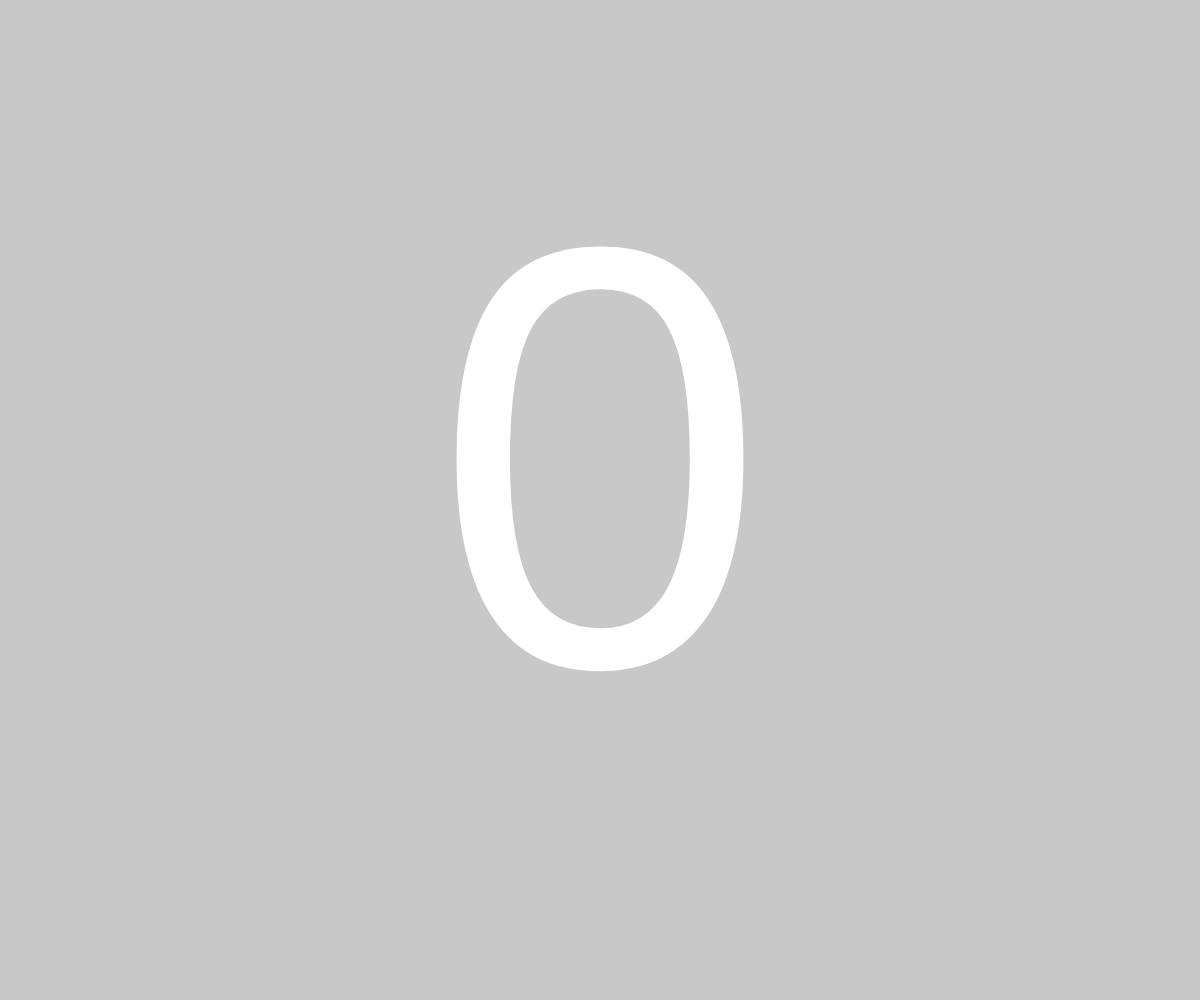
Frame 1 (no input)
Frame 60 (no input): identical to frame 1, image omitted
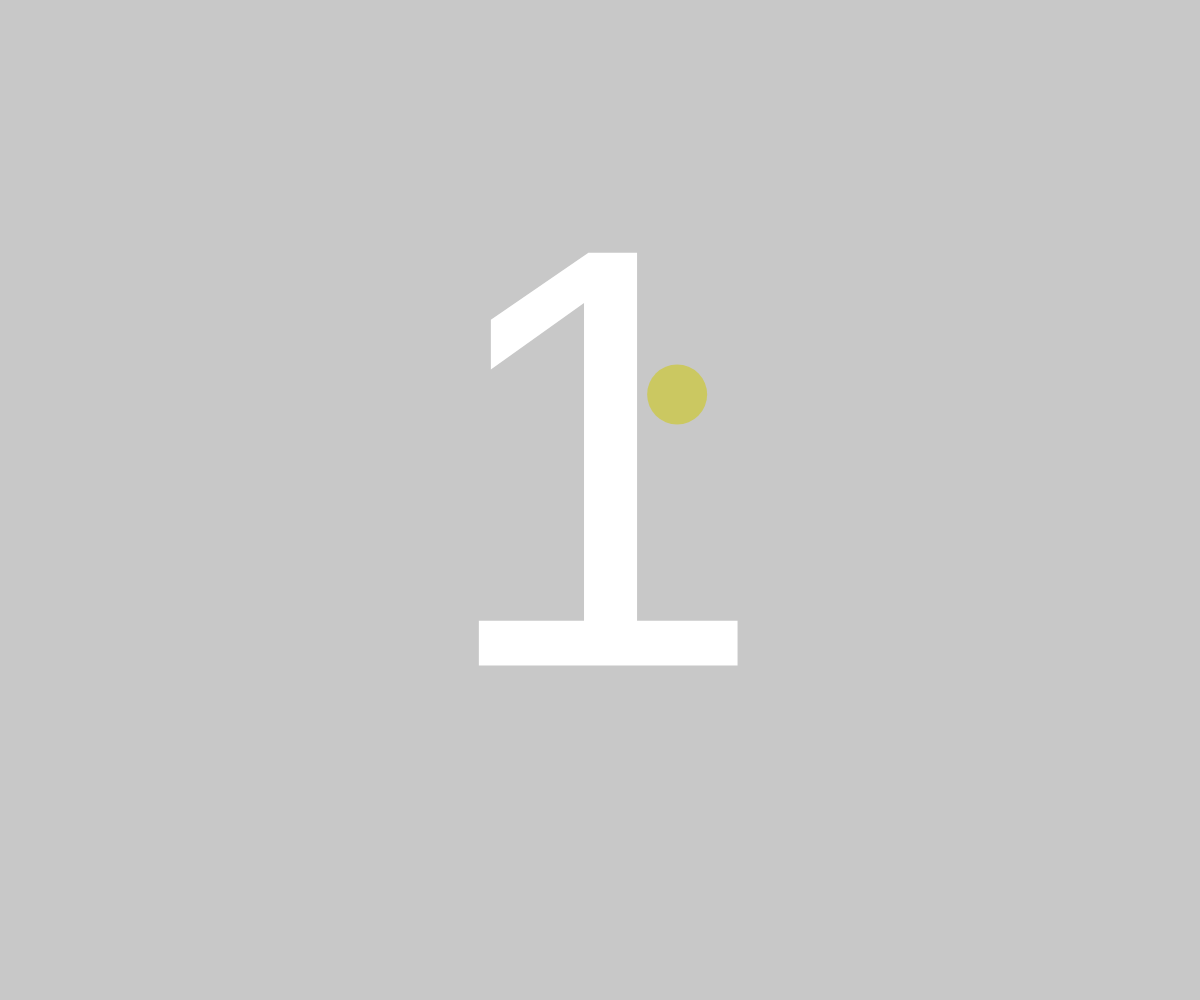
Frame 120 (the mouse pressed at the canvas centre since frame 60)

The p5.js sketch that drew these frames (run headless with seeded random() and noise() and a simulated clock; from frame 60 on, the mouse is pressed at the canvas centre):

// p5.js sketch
// ── sketch.js
// instad of one Ball we define an empty array "balls"
let balls = [];

function setup() {
  createCanvas(windowWidth, windowHeight);
}

function draw() {
  background(200);

  fill(255);
  textSize(width/2);
  textAlign(CENTER,CENTER);
  text(balls.length, width/2, height/2);
  // frome here we iterate through the whole array and call our Class-Functions
  // note: i < balls.legth. (Last position of array is balls[balls.length-1])
  for (let i = 0; i < balls.length; i++){
    balls[i].update();
    balls[i].draw();
    balls[i].paintHover();
  }


}

function mousePressed(){
  // let's build a logic that checks if I clicked within an ball instance and if NOT I draw a new ball

  // First we need to intrudice a global parameter that initially says: I didn't hit any of my Instances in my Array
  let hit = false;

  // Now I walk through my Array and check all my entries
  // if I hit a ball pressed()
  for (let i = 0; i < balls.length; i++){
    if (balls[i].pressed()){
      // and my global variable will switch to true, since we hit something
      balls.splice(i, 1);
      hit = true;
    } else { 
      // note. this else needs to be empty because if I hit one this means I didn't any of the others
      // so hit would be most of the time = false. 
      // by ignoring else we create a kind of a one shot logic.
    }
  }
  
  // if we didn't hit anyting. Add a new instance to my array.
  if (hit == false) {
    // add an Instannce of Ball to array.
    let ball = new Ball(mouseX, mouseY, random(-3,3), random(-3,3));
    ball.r = random(255);
    balls.push(ball); 
  }
}


function windowResized() {
  resizeCanvas(windowWidth, windowHeight);
}











class Ball {
  constructor(_posX, _posY, _speedX, _speedY) {
    // we need an internal x,y and speed offsets
    this.posX = _posX;
    this.posY = _posY;

    this.speedX = _speedX;
    this.speedY = _speedY;

    // as well as some colours
    this.r = random(100);
    this.g = 200;
    this.b = random(200);

    this.a = 200;

    // radius of our circles
    this.radius = 30;


    // block hover counter on the exactly as many steps (radius pixels (eg 30px))
    // as long as we might intefere with our mouseposition (hover would stay active all the time)
    this.block = 0;
    
  }

  //bouncing ball logic
  update(){
    if(this.posX >= width || this.posX <= 0){       // if we reach the x border of the canvas we want to swap + to - et vice versa 
      this.speedX *= -1;
    }
    if(this.posY >= height || this.posY  <= 0){     // same logic on our y axis
      this.speedY *= -1;
    }
    this.posY += this.speedY;                       // assign current speeds to final positions of the Instance
    this.posX += this.speedX;
  }
  
  
  // draw result
  draw(){
    noStroke();
    fill(this.r,this.g,this.b,this.a);
    ellipseMode(RADIUS);                            // we need RADIUS mode to check for correct radius on hover()
    circle(this.posX,this.posY,this.radius);        // draw current values on screen
  }


  // this is a helper function to determine if my mouse is within the radius of my Instance.
  hover(){
    let distance = dist(mouseX, mouseY, this.posX, this.posY);
    if (distance <= this.radius){
      return true;
    } else return false;
  }

  pressed(){
    // my block counter starts at 0.
    // as long as it smaller than my radius my mouse still has the change to stay within the radius
    // (at least as long as my speed value is +1 /-1);
    if(this.block>=this.radius){
      // as soon as my block counter reached at least radius we can freely check for hover
      // note: the following hover() is dependent to pressed() that only gets excecuted if our Mouse has been clicked 
      // ---> it comes straight from global function mousePressed() 
      // nevertheless we need to block the click moment othervise paintHover() in draw() would immediatly overwrite our 
      // mousePressed statement.
      if(this.hover()){
        // I need to "re-block" that particular element again until it moved out of my mouse 
        // otherwise hovered() would kick in and recolour my Instance
        this.block = 0;  
        return true;
      } else false;
    } else this.block++;     // if block is still smaller than radius just add one increment. (at some point we'll reach it!)

  }

  paintHover(){
    // my block counter starts at 0.
    // as long as it smaller than my radius my mouse still has the change to stay within the radius
    // (at least as long as my speed value is +1 /-1);
    if(this.block>=this.radius){
    // as soon as my block counter reached at least radius we can freely check for hover
      if(this.hover()){       
        this.r = 0;           //  re-colourize our Instance.
        this.g = 220;
        this.b = 255;
        this.radius = 40;    // make radius larger 
      }
    } else this.block++;      // if block is still smaller than radius just add one increment. (at some point we'll reach it!)


  }





}
